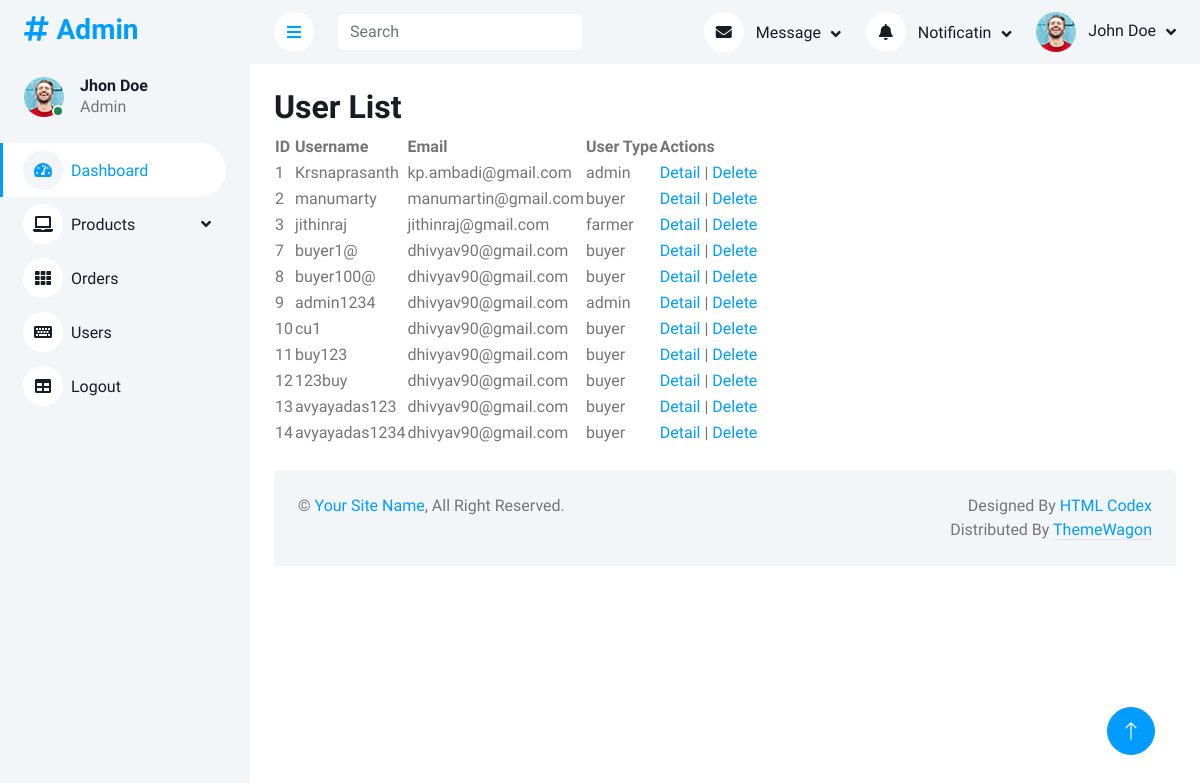
Page /admin_app/users/ (signed in) on the committed database.
### user_app/models.py (models this page shows, shortened)
class User(AbstractUser):
    USER_TYPE_CHOICES = (('buyer', _('Buyer')),('admin', _('Admin')),('farmer', _('Farmer')),)
    user_type = models.CharField(max_length=10, choices=USER_TYPE_CHOICES, default='buyer', verbose_name=_('User Type'))
    place = models.CharField(max_length=255, blank=True, null=True, verbose_name=_('Place'))
    phone_number = models.CharField(max_length=20, blank=True, null=True, verbose_name=_('Phone Number'))
    profile_pic = models.ImageField(upload_to='profile_pics/', blank=True, null=True, verbose_name=_('Profile Picture'))

### admin_app/views.py (the view)
    def _wrapped_view(request, *args, **kwargs):
        if request.user.user_type == "admin":
            return view_func(request, *args, **kwargs)
        else:
            messages.error(request, "You do not have permission to access this page.")
            return redirect('home')

### admin_app/views.py (called while the page is built)
def admin_required(view_func):
    def _wrapped_view(request, *args, **kwargs):
        if request.user.user_type == "admin":
            return view_func(request, *args, **kwargs)
        else:
            messages.error(request, "You do not have permission to access this page.")
            return redirect('home')
    return _wrapped_view

@admin_required
def user_list(request):
    users = User.objects.all()
    context = {'users': users}
    return render(request, 'admin/user_list.html', context)

### admin_app/templates/admin/user_list.html
{% extends 'base.html' %}
{% block content %}
    <h2>User List</h2>
    <table>
        <thead>
            <tr>
                <th>ID</th>
                <th>Username</th>
                <th>Email</th>
                <th>User Type</th>
                <th>Actions</th>
            </tr>
        </thead>
        <tbody>
            {% for user in users %}
                <tr>
                    <td>{{ user.id }}</td>
                    <td>{{ user.username }}</td>
                    <td>{{ user.email }}</td>
                    <td>{{ user.user_type }}</td>
                    <td>
                        <a href="{% url 'admin_app:admin_user_detail' user.id %}">Detail</a> |
                        <a href="{% url 'admin_app:admin_user_delete' user.id %}">Delete</a>
                    </td>
                </tr>
            {% endfor %}
        </tbody>
    </table>
{% endblock %}

### static/admins/css/style.css (style rules this page uses)
:root { --primary: #009CFF; --light: #F3F6F9; --dark: #191C24; }

### rows in the picture
User: id "1", username "Krsnaprasanth", email "kp.ambadi@gmail.com", user_type "admin"
User: id "2", username "manumarty", email "manumartin@gmail.com", user_type "buyer"
User: id "3", username "jithinraj", email "jithinraj@gmail.com", user_type "farmer"
User: id "7", username "buyer1@", email "dhivyav90@gmail.com", user_type "buyer"
User: id "8", username "buyer100@", email "dhivyav90@gmail.com", user_type "buyer"
User: id "9", username "admin1234", email "dhivyav90@gmail.com", user_type "admin"
User: id "10", username "cu1", email "dhivyav90@gmail.com", user_type "buyer"
User: id "11", username "buy123", email "dhivyav90@gmail.com", user_type "buyer"
User: id "12", username "123buy", email "dhivyav90@gmail.com", user_type "buyer"
User: id "13", username "avyayadas123", email "dhivyav90@gmail.com", user_type "buyer"
User: id "14", username "avyayadas1234", email "dhivyav90@gmail.com", user_type "buyer"
